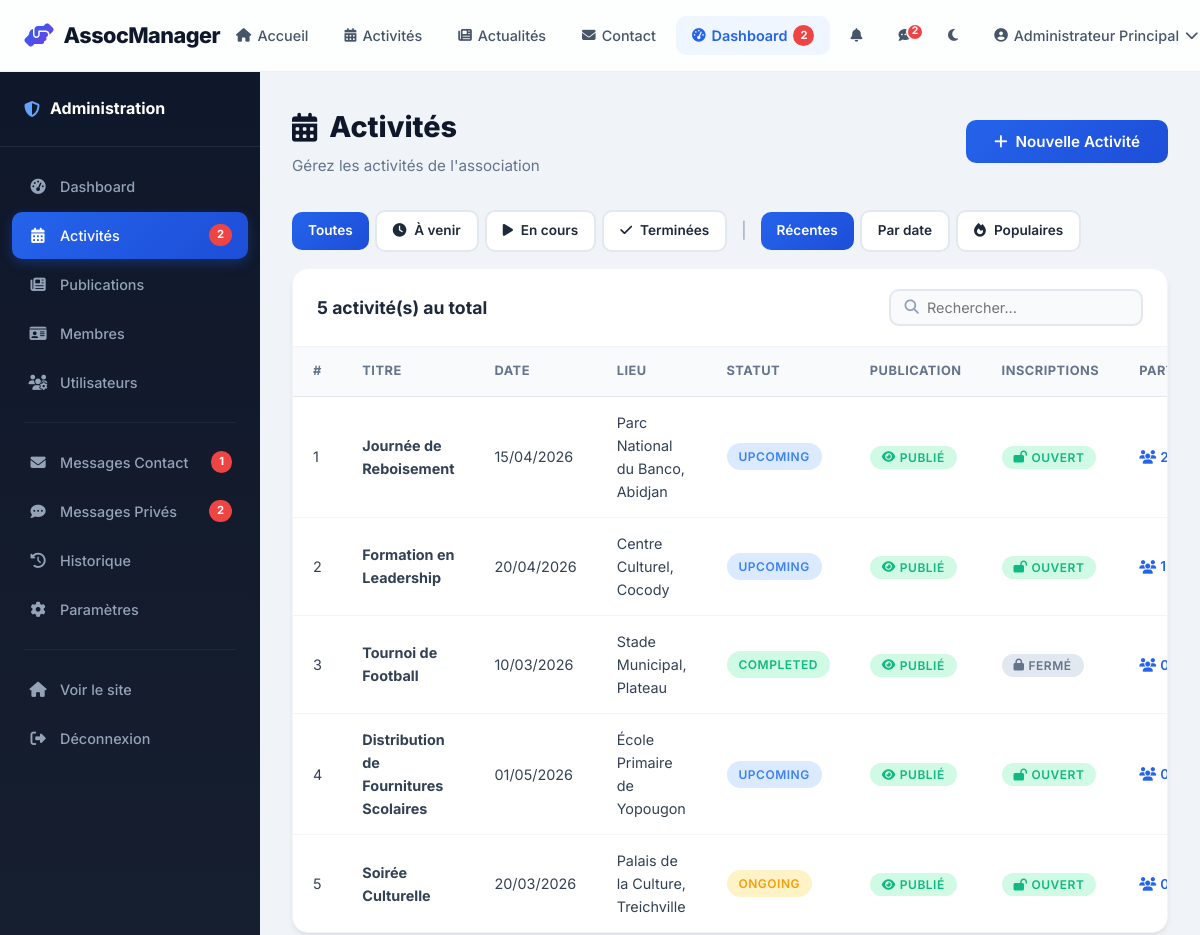
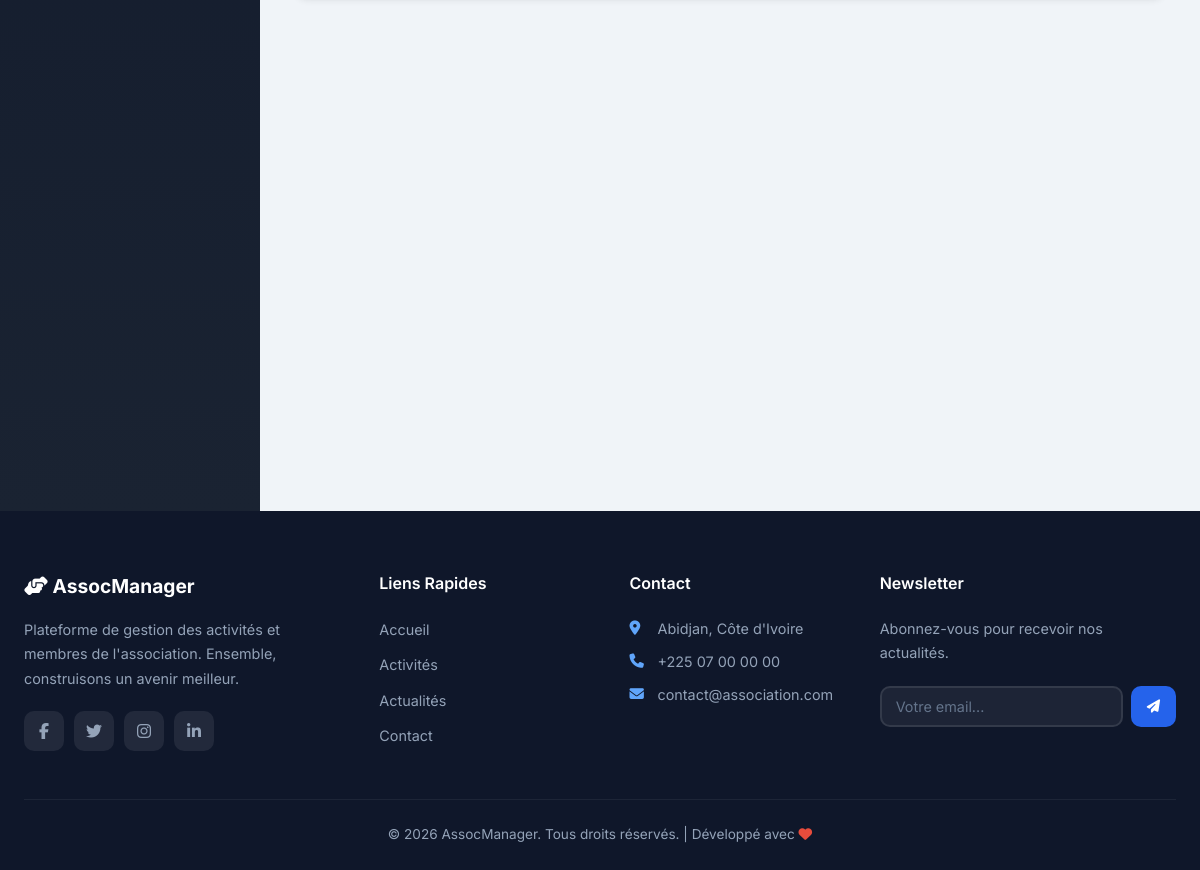
Page /admin/activities.php (signed in) on the committed database (2 pictures, top to bottom).
### tables this page shows
CREATE TABLE IF NOT EXISTS users (
    id INT AUTO_INCREMENT PRIMARY KEY,
    username VARCHAR(50) NOT NULL UNIQUE,
    email VARCHAR(100) NOT NULL UNIQUE,
    password VARCHAR(255) NOT NULL,
    full_name VARCHAR(100) NOT NULL,
    phone VARCHAR(20) DEFAULT NULL,
    bio TEXT DEFAULT NULL,
    avatar VARCHAR(255) DEFAULT 'default.png',
    role ENUM('admin', 'user') DEFAULT 'user',
    is_active TINYINT(1) DEFAULT 1,
    created_at DATETIME DEFAULT CURRENT_TIMESTAMP,
    updated_at DATETIME DEFAULT CURRENT_TIMESTAMP ON UPDATE CURRENT_TIMESTAMP
);

CREATE TABLE IF NOT EXISTS activities (
    id INT AUTO_INCREMENT PRIMARY KEY,
    title VARCHAR(200) NOT NULL,
    description TEXT NOT NULL,
    image VARCHAR(255) DEFAULT NULL,
    activity_date DATE NOT NULL,
    location VARCHAR(200) DEFAULT NULL,
    status ENUM('upcoming', 'ongoing', 'completed') DEFAULT 'upcoming',
    publication_status ENUM('draft', 'published') DEFAULT 'published',
    registration_status ENUM('open', 'closed') DEFAULT 'open',
    max_participants INT DEFAULT NULL,
    created_by INT NOT NULL,
    created_at DATETIME DEFAULT CURRENT_TIMESTAMP,
    updated_at DATETIME DEFAULT CURRENT_TIMESTAMP ON UPDATE CURRENT_TIMESTAMP,
    FOREIGN KEY (created_by) REFERENCES users(id) ON DELETE CASCADE
);

### includes/auth.php (called while the page is built, shortened)
<?php
require_once __DIR__ . '/../config/database.php';
function isLoggedIn() {
    return isset($_SESSION['user_id']);
}
function isAdmin() {
    return isset($_SESSION['user_role']) && $_SESSION['user_role'] === 'admin';
}
function getCurrentUser() {
    global $pdo;
    $stmt = $pdo->prepare("SELECT * FROM users WHERE id = ?");
    $stmt->execute([$_SESSION['user_id']]);
    return $stmt->fetch();
}
function e($string) {
    return htmlspecialchars($string ?? '', ENT_QUOTES, 'UTF-8');
}
function getUnreadPrivateMsgCount() {
    global $pdo;
    $stmt = $pdo->prepare("SELECT COUNT(*) as c FROM messages WHERE receiver_id = ? AND is_read = 0");
    $stmt->execute([$_SESSION['user_id']]);
    return $stmt->fetch()['c'];
}
function getPendingParticipationsCount() {
    global $pdo;
    $stmt = $pdo->query("SELECT COUNT(*) as c FROM participations WHERE status = 'pending'");
    return $stmt->fetch()['c'];
}

### admin/activities.php (the view, shortened to what this page needs)
<?php
require_once __DIR__ . '/../config/database.php';
require_once __DIR__ . '/../includes/auth.php';
$filterStatus = $_GET['fstatus'] ?? '';
$sortBy = $_GET['sort'] ?? 'recent';
$where = "WHERE 1=1";
$params = [];
$orderBy = "a.created_at DESC";
$perPage = 8;
$page = max(1, (int)($_GET['page'] ?? 1));
$total = $pdo->prepare("SELECT COUNT(*) as c FROM activities a $where");
$total->execute($params);
$total = $total->fetch()['c'];
$offset = ($page - 1) * $perPage;
$activities = $pdo->prepare("SELECT a.*,
    (SELECT COUNT(*) FROM participations WHERE activity_id = a.id AND status = 'accepted') as participant_count,
    (SELECT COUNT(*) FROM participations WHERE activity_id = a.id AND status = 'pending') as pending_count
    FROM activities a $where ORDER BY $orderBy LIMIT $perPage OFFSET $offset");
$activities->execute($params);
$activities = $activities->fetchAll();
require_once __DIR__ . '/../includes/header.php';
?>
<div class="admin-layout">
    <?php include __DIR__ . '/sidebar.php'; ?>
    <div class="admin-content">
        <div class="admin-header">
            <div>
                <h1><i class="fas fa-calendar-alt"></i> Activités</h1>
                <p>Gérez les activités de l'association</p>
            </div>
            <button class="btn btn-primary" onclick="openModal('activityModal')">
                <i class="fas fa-plus"></i> Nouvelle Activité
            </button>
        </div>
        <div class="admin-filters-bar mb-2">
            <div style="display:flex;gap:6px;flex-wrap:wrap;align-items:center;">
                <a href="?fstatus=&sort=<?php echo e($sortBy); ?>" class="btn <?php echo !$filterStatus ? 'btn-primary' : 'btn-secondary'; ?> btn-sm">Toutes</a>
                <a href="?fstatus=upcoming&sort=<?php echo e($sortBy); ?>" class="btn <?php echo $filterStatus === 'upcoming' ? 'btn-primary' : 'btn-secondary'; ?> btn-sm"><i class="fas fa-clock"></i> À venir</a>
                <a href="?fstatus=ongoing&sort=<?php echo e($sortBy); ?>" class="btn <?php echo $filterStatus === 'ongoing' ? 'btn-primary' : 'btn-secondary'; ?> btn-sm"><i class="fas fa-play"></i> En cours</a>
                <a href="?fstatus=completed&sort=<?php echo e($sortBy); ?>" class="btn <?php echo $filterStatus === 'completed' ? 'btn-primary' : 'btn-secondary'; ?> btn-sm"><i class="fas fa-check"></i> Terminées</a>
                <span style="color:var(--text-muted);margin:0 8px;">|</span>
                <a href="?fstatus=<?php echo e($filterStatus); ?>&sort=recent" class="btn <?php echo $sortBy === 'recent' ? 'btn-primary' : 'btn-secondary'; ?> btn-sm">Récentes</a>
                <a href="?fstatus=<?php echo e($filterStatus); ?>&sort=date" class="btn <?php echo $sortBy === 'date' ? 'btn-primary' : 'btn-secondary'; ?> btn-sm">Par date</a>
                <a href="?fstatus=<?php echo e($filterStatus); ?>&sort=popular" class="btn <?php echo $sortBy === 'popular' ? 'btn-primary' : 'btn-secondary'; ?> btn-sm"><i class="fas fa-fire"></i> Populaires</a>
            </div>
        </div>
        <div class="table-card">
            <div class="table-header">
                <h3><?php echo $total; ?> activité(s) au total</h3>
                <div class="search-box">
                    <i class="fas fa-search"></i>
                    <input type="text" placeholder="Rechercher...">
                </div>
            </div>
            <table class="data-table">
                <thead>
                    <tr>
                        <th>#</th>
                        <th>Titre</th>
                        <th>Date</th>
                        <th>Lieu</th>
                        <th>Statut</th>
                        <th>Publication</th>
                        <th>Inscriptions</th>
                        <th>Participants</th>
                    </tr>
                </thead>
                <tbody>
                    <?php foreach ($activities as $i => $act): ?>
                    <tr>
                        <td><?php echo $offset + $i + 1; ?></td>
                        <td><strong><?php echo e($act['title']); ?></strong></td>
                        <td><?php echo date('d/m/Y', strtotime($act['activity_date'])); ?></td>
                        <td><?php echo e($act['location'] ?? '-'); ?></td>
                        <td><span class="badge badge-<?php echo e($act['status']); ?>"><?php echo e(ucfirst($act['status'])); ?></span></td>
                        <td>
                            <?php if (($act['publication_status'] ?? 'published') === 'published'): ?>
                                <form method="POST" style="display:inline;">
                                    <button type="submit" class="badge badge-active btn-badge" title="Mettre en brouillon"><i class="fas fa-eye"></i> Publié</button>
                                </form>
                            <?php endif; ?>
                        </td>
                        <td>
                            <?php if (($act['registration_status'] ?? 'open') === 'open'): ?>
                                <form method="POST" style="display:inline;">
                                    <button type="submit" class="badge badge-active btn-badge" title="Fermer les inscriptions"><i class="fas fa-lock-open"></i> Ouvert</button>
                                </form>
                            <?php else: ?>
                                <form method="POST" style="display:inline;">
                                    <button type="submit" class="badge badge-inactive btn-badge" title="Ouvrir les inscriptions"><i class="fas fa-lock"></i> Fermé</button>
                                </form>
                            <?php endif; ?>
                        </td>
                        <td>
                            <a href="?participants=<?php echo $act['id']; ?>" class="participant-count" title="Voir les participants">
                                <i class="fas fa-users"></i> <?php echo $act['participant_count']; ?>
                            </a>
                        </td>
                    </tr>
                    <?php endforeach; ?>
                </tbody>
            </table>
        </div>
    </div>
</div>
<?php require_once __DIR__ . '/../includes/footer.php'; ?>

### includes/header.php (shortened to what this page needs)
<?php
require_once __DIR__ . '/auth.php';
$currentUser = getCurrentUser();
$currentPage = basename($_SERVER['PHP_SELF'], '.php');
$unreadPrivateMsgs = getUnreadPrivateMsgCount();
$pendingParticipations = getPendingParticipationsCount();
?>
<!DOCTYPE html>
<html lang="fr">
<head>
    <link rel="stylesheet" href="https://cdnjs.cloudflare.com/ajax/libs/font-awesome/6.5.1/css/all.min.css">
    <link rel="stylesheet" href="<?php echo BASE_URL; ?>/assets/css/style.css">
</head>
<body>
    <nav class="navbar" id="navbar">
        <div class="nav-container">
            <a href="<?php echo BASE_URL; ?>/index.php" class="nav-brand">
                <i class="fas fa-hands-helping"></i>
                <span>AssocManager</span>
            </a>
            <ul class="nav-menu" id="navMenu">
                <li><a href="<?php echo BASE_URL; ?>/index.php" class="nav-link <?php echo $currentPage === 'index' ? 'active' : ''; ?>">
                    <i class="fas fa-home"></i> Accueil
                </a></li>
                <li><a href="<?php echo BASE_URL; ?>/user/activities.php" class="nav-link">
                    <i class="fas fa-calendar-alt"></i> Activités
                </a></li>
                <li><a href="<?php echo BASE_URL; ?>/index.php#posts" class="nav-link">
                    <i class="fas fa-newspaper"></i> Actualités
                </a></li>
                <li><a href="<?php echo BASE_URL; ?>/index.php#contact" class="nav-link">
                    <i class="fas fa-envelope"></i> Contact
                </a></li>
                <?php if (isLoggedIn()): ?>
                    <?php if (isAdmin()): ?>
                        <li><a href="<?php echo BASE_URL; ?>/admin/dashboard.php" class="nav-link <?php echo strpos($_SERVER['PHP_SELF'], '/admin/') !== false ? 'active' : ''; ?>">
                            <i class="fas fa-tachometer-alt"></i> Dashboard
                            <?php if ($pendingParticipations > 0): ?><span class="dropdown-badge"><?php echo $pendingParticipations; ?></span><?php endif; ?>
                        </a></li>
                    <?php else: ?>
                        <li><a href="<?php echo BASE_URL; ?>/user/dashboard.php" class="nav-link <?php echo $currentPage === 'dashboard' ? 'active' : ''; ?>">
                            <i class="fas fa-tachometer-alt"></i> Dashboard
                        </a></li>
                    <?php endif; ?>
                    <li class="nav-notif-wrapper">
                        <a href="<?php echo BASE_URL; ?>/user/notifications.php" class="nav-link nav-notif-link" title="Notifications">
                            <i class="fas fa-bell"></i>
                        </a>
                    </li>
                    <li class="nav-notif-wrapper">
                        <a href="<?php echo BASE_URL; ?>/user/messages.php" class="nav-link nav-notif-link" title="Messages">
                            <i class="fas fa-comment-dots"></i>
                            <?php if ($unreadPrivateMsgs > 0): ?>
                                <span class="notif-badge"><?php echo $unreadPrivateMsgs > 9 ? '9+' : $unreadPrivateMsgs; ?></span>
                            <?php endif; ?>
                        </a>
                    </li>
                    <li>
                        <button class="nav-link dark-mode-toggle" id="darkModeToggle" title="Mode sombre" type="button">
                            <i class="fas fa-moon" id="darkModeIcon"></i>
                        </button>
                    </li>
                    <li class="nav-user-menu">
                        <a href="#" class="nav-link nav-user-link">
                            <?php if ($currentUser && $currentUser['avatar'] && $currentUser['avatar'] !== 'default.png'): ?>
                                <img src="<?php echo BASE_URL . '/assets/images/' . e($currentUser['avatar']); ?>" alt="Avatar" class="nav-avatar-img">
                            <?php else: ?>
                                <i class="fas fa-user-circle"></i>
                            <?php endif; ?>
                            <?php echo e($currentUser['full_name'] ?? 'Utilisateur'); ?>
                            <i class="fas fa-chevron-down"></i>
                        </a>
                    </li>
                <?php endif; ?>
            </ul>
        </div>
    </nav>
    <div class="flash-container">
    </div>
    <main class="main-content">

### rows in the picture
users: full_name "Administrateur Principal"
activities: i "1", title "Journée de Reboisement", activity_date "15/04/2026", location "Parc National du Banco, Abidjan", status "UPCOMING", participant_count "2…"
activities: i "2", title "Formation en Leadership", activity_date "20/04/2026", location "Centre Culturel, Cocody", status "UPCOMING", participant_count "1"
activities: i "3", title "Tournoi de Football", activity_date "10/03/2026", location "Stade Municipal, Plateau", status "COMPLETED", participant_count "0"
activities: i "4", title "Distribution de Fournitures Scolaires", activity_date "01/05/2026", location "École Primaire de Yopougon", status "UPCOMING", participant_count "0…"
activities: i "5", title "Soirée Culturelle", activity_date "20/03/2026", location "Palais de la Culture, Treichville", status "ONGOING", participant_count "0"

### other values in the picture
$pendingParticipations "2"
$unreadPrivateMsgs "2"
$sidebarPendingParts "2"
$sidebarUnreadMsgs "1"
$sidebarUnreadPrivate "2"
$total "5"
